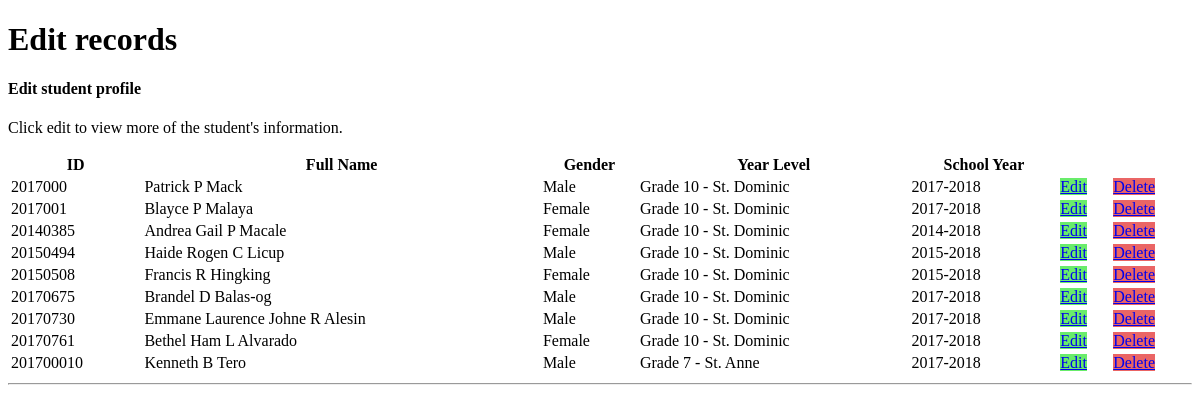
The page /editrecords_student.php on the database as committed earlier.
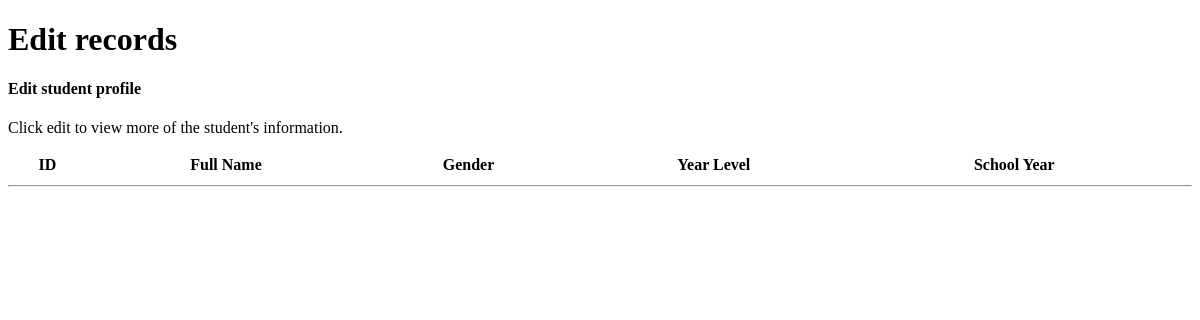
The same page on the database as committed later.
### tables this page shows
CREATE TABLE `student` (
  `StudentID` varchar(30) NOT NULL,
  `Lname` varchar(100) DEFAULT NULL,
  `Fname` varchar(100) DEFAULT NULL,
  `Mname` varchar(100) DEFAULT NULL,
  `Gender` varchar(10) NOT NULL,
  `Address` varchar(100) DEFAULT NULL,
  `Level_code` varchar(5) DEFAULT NULL,
  `Date_enrolled` date DEFAULT NULL,
  `School_Year` varchar(20) DEFAULT NULL,
  PRIMARY KEY (`StudentID`),
  KEY `Level_code` (`Level_code`),
  CONSTRAINT `student_ibfk_1` FOREIGN KEY (`Level_code`) REFERENCES `level` (`Level_code`)
);

CREATE TABLE `level` (
  `Level_code` varchar(5) NOT NULL,
  `Year_level` varchar(100) DEFAULT NULL,
  `Section` varchar(50) DEFAULT NULL,
  PRIMARY KEY (`Level_code`)
);

### editrecords_student.php (the view, shortened to what this page needs)
<!DOCTYPE html>
<html lang="en">
<head>
</head>
<body>
    <div id="page-wrapper">
        <div class="row">
            <div class="col-lg-12">
                <h1 class="page-header">Edit records</h1>
            </div>
        </div>
        <div class="row">
            <div class="col-lg-12">
                <div class="panel panel-default">
                    <div class="panel-heading">
                        <h4>Edit student profile</h4>
                        <p>Click edit to view more of the student's information.</p>
                    </div>
                    <div class="panel-body">
                        <table width="100%" class="table table-striped table-bordered table-hover" id="dataTables-example">
                            <thead>
                                <tr>
                                    <th>ID</th>
                                    <th>Full Name</th>
                                    <th>Gender</th>
                                    <th>Year Level</th>
                                    <th>School Year</th>
                                    <th></th>
                                    <th></th>
                                </tr>
                            </thead>
                            <tbody>
              <?php
                $cn   = new connection();
                $conn = $cn->connectDB($_SESSION['database']);
						$query = 'SELECT * FROM student';
						$result = mysqli_query($conn, $query) or die('Error: ' .mysqli_error($conn));
						while($row = mysqli_fetch_row($result))
						{
					?>
                                    <tr>
                                        <td>
                                            <?php echo $row[0]; ?>
                                        </td>
                                        <td>
                                            <?php echo $row[2] . ' ' . $row[3] . ' ' . $row[1]; ?>
                                        </td>
                                        <td>
                                            <?php echo $row[4]; ?>
                                        </td>
                                        <td>
                                            <?php
                                              $q = "SELECT * FROM level WHERE Level_code='$row[6]'";
                                              $r = mysqli_query($conn, $q) or die('Error query: ' . mysqli_error($conn));
                                              if($rw = mysqli_fetch_row($r))
                                                echo $rw[1] . ' - ' . $rw[2];
                                            ?>
                                        </td>
                                        <td>
                                            <?php echo $row[8]; ?>
                                        </td>
                                        <td>
                                            <a href='edit_student.php?studentedit_key=<?php echo $row[0]; ?>' class='btn btn-default' style='background-color: #69EC6B;'> Edit </a>
                                        </td>
                                        <td>
                                            <a href='delete_student.php?studentedit_key=<?php echo $row[0]; ?>' class='btn btn-default'  style='background-color: #EA6565;' onclick="return confirm('Are you sure you want to delete this record?');"> Delete </a>
                                        </td>
                                    </tr>
                                    <?php
						}
					?>
                            </tbody>
                        </table>
                    </div>
                </div>
            </div>
        </div>
    </div>
    <hr>
</body>
</html>

Rows that differ between the two databases and show on the page:
removed student: StudentID "2017000", Fname "Patrick", Mname "P", Lname "Mack", Gender "Male", Level_code.Year_level "Grade 10", Level_code.Section "St. Dominic", School_Year "2017-2018"
removed student: StudentID "2017001", Fname "Blayce", Mname "P", Lname "Malaya", Gender "Female", Level_code.Year_level "Grade 10", Level_code.Section "St. Dominic", School_Year "2017-2018"
removed student: StudentID "20140385", Fname "Andrea Gail", Mname "P", Lname "Macale", Gender "Female", Level_code.Year_level "Grade 10", Level_code.Section "St. Dominic", School_Year "2014-2018"
removed student: StudentID "20150494", Fname "Haide Rogen", Mname "C", Lname "Licup", Gender "Male", Level_code.Year_level "Grade 10", Level_code.Section "St. Dominic", School_Year "2015-2018"
removed student: StudentID "20150508", Fname "Francis", Mname "R", Lname "Hingking", Gender "Female", Level_code.Year_level "Grade 10", Level_code.Section "St. Dominic", School_Year "2015-2018"
removed student: StudentID "20170675", Fname "Brandel", Mname "D", Lname "Balas-og", Gender "Male", Level_code.Year_level "Grade 10", Level_code.Section "St. Dominic", School_Year "2017-2018"
removed student: StudentID "20170730", Fname "Emmane Laurence Johne", Mname "R", Lname "Alesin", Gender "Male", Level_code.Year_level "Grade 10", Level_code.Section "St. Dominic", School_Year "2017-2018"
removed student: StudentID "20170761", Fname "Bethel Ham", Mname "L", Lname "Alvarado", Gender "Female", Level_code.Year_level "Grade 10", Level_code.Section "St. Dominic", School_Year "2017-2018"
removed student: StudentID "201700010", Fname "Kenneth", Mname "B", Lname "Tero", Gender "Male", Level_code.Year_level "Grade 7", Level_code.Section "St. Anne", School_Year "2017-2018"
